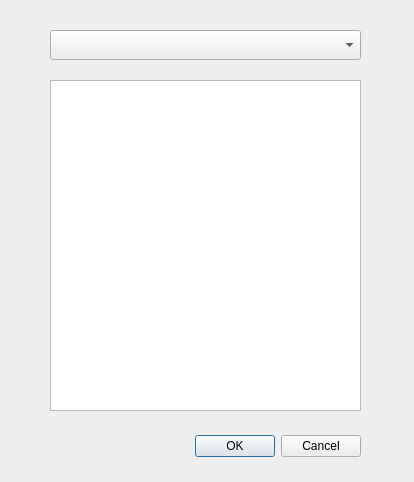
<?xml version="1.0" encoding="UTF-8"?>
<ui version="4.0">
 <class>Dialog</class>
 <widget class="QDialog" name="Dialog">
  <property name="geometry">
   <rect>
    <x>0</x>
    <y>0</y>
    <width>414</width>
    <height>482</height>
   </rect>
  </property>
  <property name="windowTitle">
   <string>Dialog</string>
  </property>
  <widget class="QDialogButtonBox" name="buttonBox">
   <property name="geometry">
    <rect>
     <x>40</x>
     <y>430</y>
     <width>321</width>
     <height>32</height>
    </rect>
   </property>
   <property name="orientation">
    <enum>Qt::Horizontal</enum>
   </property>
   <property name="standardButtons">
    <set>QDialogButtonBox::Cancel|QDialogButtonBox::Ok</set>
   </property>
  </widget>
  <widget class="QComboBox" name="comboBox">
   <property name="geometry">
    <rect>
     <x>50</x>
     <y>30</y>
     <width>311</width>
     <height>30</height>
    </rect>
   </property>
  </widget>
  <widget class="QTableView" name="tableView">
   <property name="geometry">
    <rect>
     <x>50</x>
     <y>80</y>
     <width>311</width>
     <height>331</height>
    </rect>
   </property>
  </widget>
 </widget>
 <resources/>
 <connections>
  <connection>
   <sender>buttonBox</sender>
   <signal>accepted()</signal>
   <receiver>Dialog</receiver>
   <slot>accept()</slot>
   <hints>
    <hint type="sourcelabel">
     <x>248</x>
     <y>254</y>
    </hint>
    <hint type="destinationlabel">
     <x>157</x>
     <y>274</y>
    </hint>
   </hints>
  </connection>
  <connection>
   <sender>buttonBox</sender>
   <signal>rejected()</signal>
   <receiver>Dialog</receiver>
   <slot>reject()</slot>
   <hints>
    <hint type="sourcelabel">
     <x>316</x>
     <y>260</y>
    </hint>
    <hint type="destinationlabel">
     <x>286</x>
     <y>274</y>
    </hint>
   </hints>
  </connection>
 </connections>
</ui>
